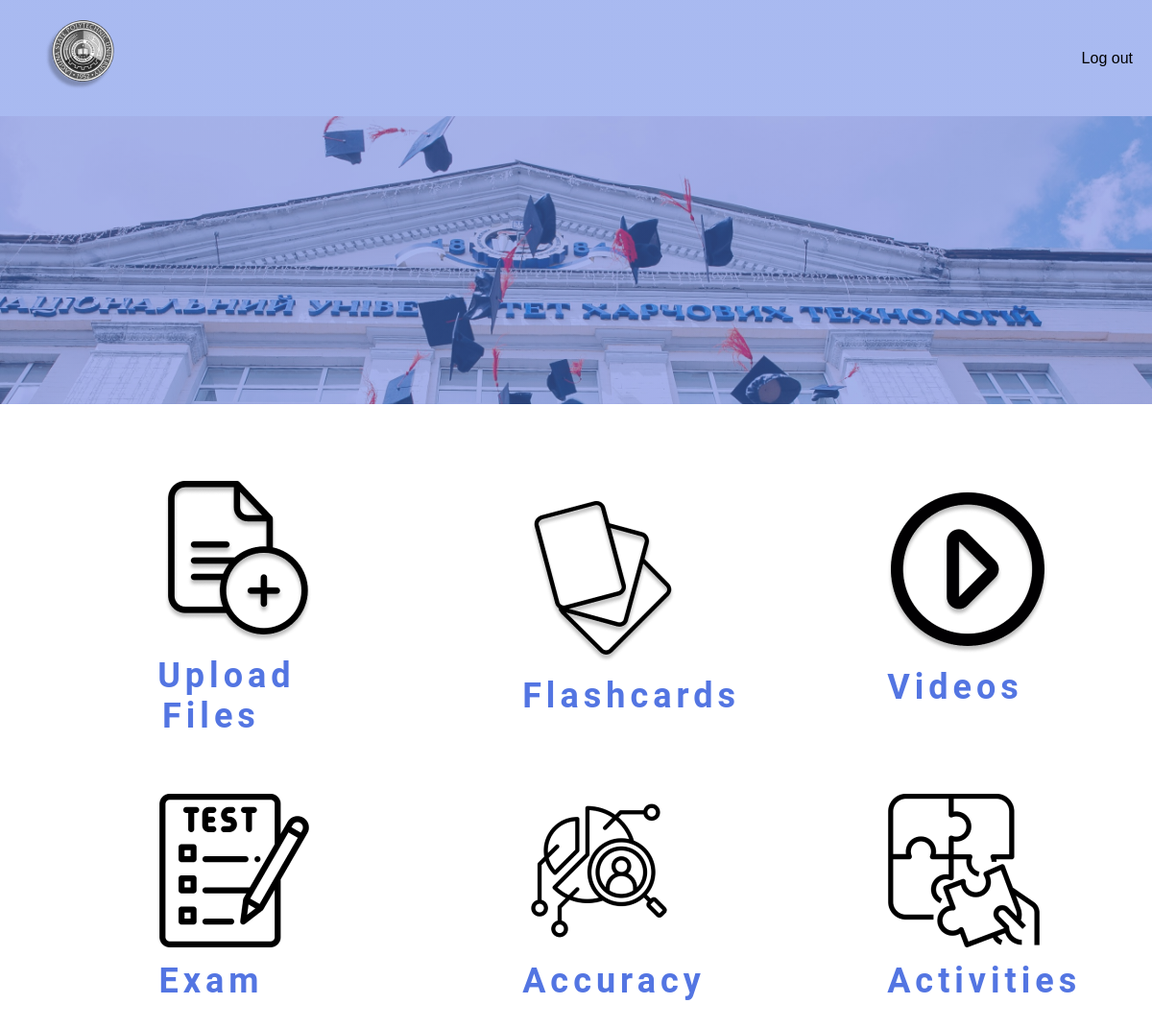
The app's page /pages/home.php (signed in), older data.
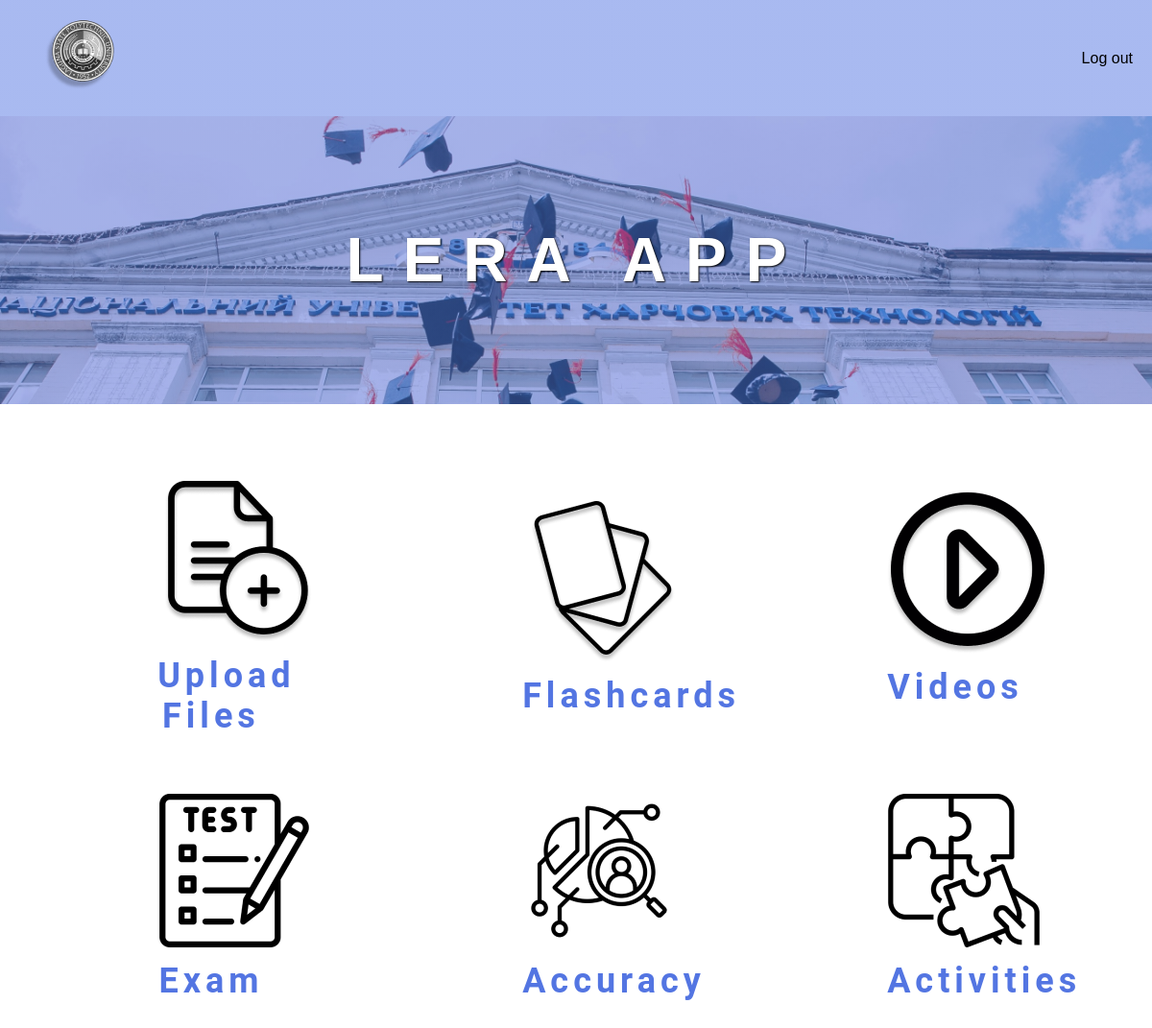
The same page, newer data.
### tables this page shows
CREATE TABLE `aname` (
  `id` int NOT NULL,
  `Appname` varchar(255) NOT NULL
);

### pages/home.php (the view, shortened to what this page needs)
<?php
include_once "../php/db_connection.php";
$id = 1;
$sql = "SELECT Appname FROM aname WHERE id = ?";
$stmt = $conn->prepare($sql);
$stmt->bind_param("i", $id);
$stmt->execute();
$result = $stmt->get_result();
$row = $result->fetch_assoc();
$appname = $row['Appname'];
?>
<!DOCTYPE html>
<html lang="en">
<head>
    <link rel="stylesheet" href="../css/home.css">
</head>
<body>
<header class="header">
  <div class="logo">
  <img src="../icons/lslogo.png" alt="Logo" />
  </div>
  <nav class="nav-links">
    <a href = "../php/logout.php">Log out</a>
  </nav>
</header>
    <div class="header-DB">
        <div class="image-container">
            <img src="../icons/a.jpg" alt="bg" class="image1">
        </div>
        <div class="header-text">
        <h1><?php echo htmlspecialchars($appname); ?></h1>
        </div>
    </div>
    <div class="content-container">
        <div id="content1" class="content">
            <div class="rowcp">
                <div class="row">
                    <a href="upload.php" class="col">
                        <img src="../icons/R1.png" alt="i1"> <br>
                        <p>Upload Files</p>
                    </a>
                    <a href="flash.html" class="col">
                        <img src="../icons/R2.png" alt="i1"> <br>
                        <p>Flashcards</p>
                    </a>
                    <a href="videos.php" class="col">
                        <img src="../icons/R3.png" alt="i1"> <br>
                        <p>Videos</p><br/>
                    </a>
                </div>
                <div class="row">
                    <a href="exams_list.php" class="col">
                        <img src="../icons/Q2.png" alt="i1"> <br>
                        <p>Exam</p>
                    </a>
                    <a href="progress.php" class="col">
                        <img src="../icons/Q3.png" alt="i1"> <br>
                        <p>Accuracy</p>
                    </a>
                    <a href="act.php" class="col">
                        <img src="../icons/Q4.png" alt="i1"> <br>
                        <p>Activities</p>
                    </a>
                </div>
            </div>
        </div>
    </div>
</body>
</html>

Row changes from the older to the newer data that the page shows:
added aname: Appname "LERA APP"
